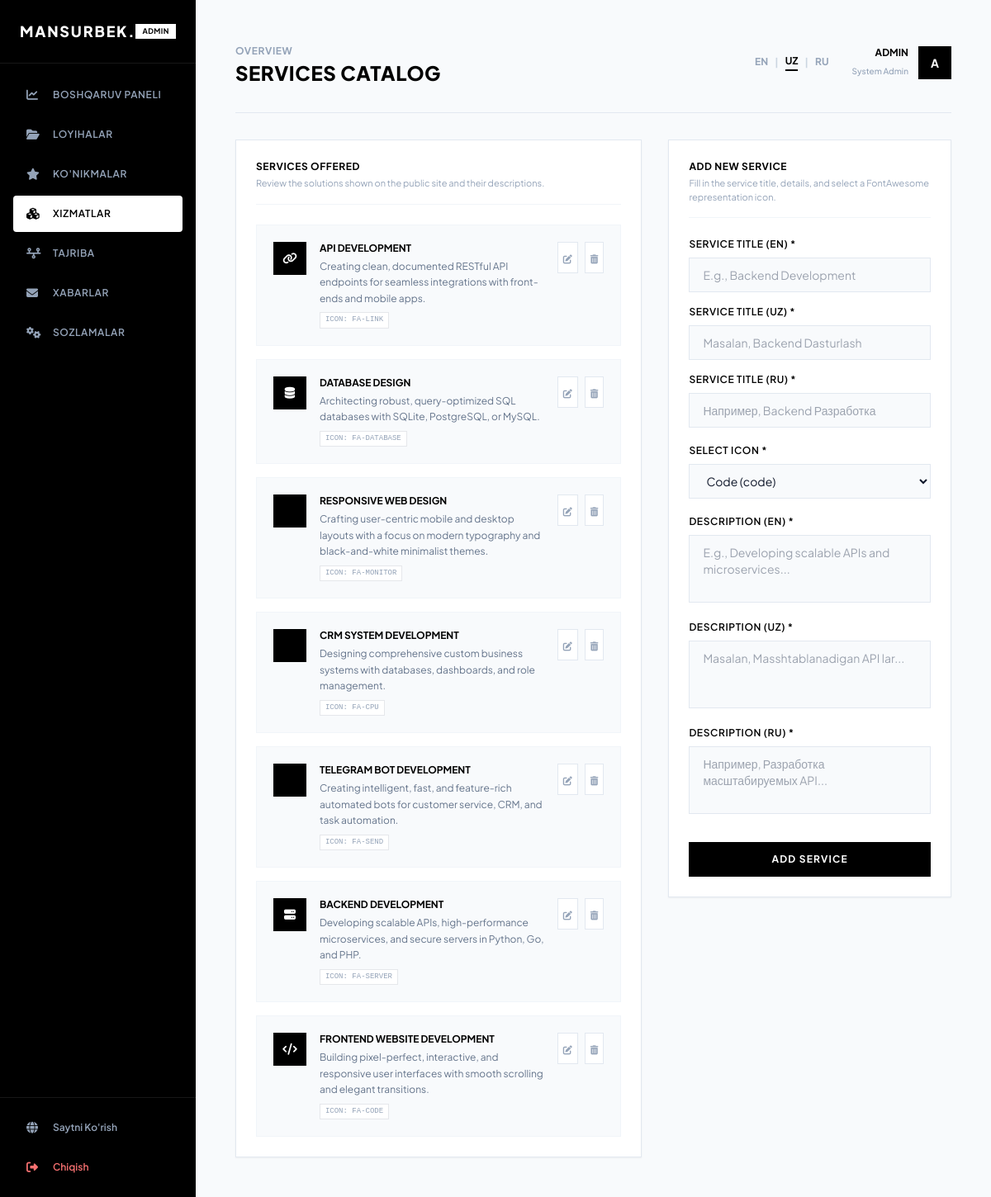
/admin/services (signed in), run on the app's committed database.
### tables this page shows
CREATE TABLE admins (
                id INTEGER PRIMARY KEY AUTOINCREMENT,
                username TEXT UNIQUE NOT NULL,
                password TEXT NOT NULL
            );

CREATE TABLE services (
                id INTEGER PRIMARY KEY AUTOINCREMENT,
                title TEXT NOT NULL,
                description TEXT NOT NULL,
                icon TEXT NOT NULL
            , title_uz TEXT, title_ru TEXT, description_uz TEXT, description_ru TEXT);

### app.py (the view)
@app.route('/admin/services', methods=['GET'])
@login_required
def admin_services():
    services = db_query('SELECT * FROM services ORDER BY id DESC')
    return render_template('admin/services.html', services=services, current_service=None)

### templates/admin/services.html (shortened to what this page needs)
{% extends 'admin/base_admin.html' %}
{% block header_title %}Services Catalog{% endblock %}
{% block admin_content %}
<div class="grid grid-cols-1 lg:grid-cols-12 gap-8 items-start">
    <div class="lg:col-span-7 bg-white border border-slate-200 p-6 shadow-sm">
        <div class="mb-6 border-b border-slate-100 pb-4">
            <h3 class="text-xs font-bold uppercase tracking-wider text-black">Services Offered</h3>
            <p class="text-[11px] text-slate-400 mt-1">Review the solutions shown on the public site and their descriptions.</p>
        </div>
        <div class="space-y-4">
            {% if services %}
                {% for svc in services %}
                <div class="p-5 border border-slate-100 hover:border-black transition-all flex items-start gap-4 justify-between bg-slate-50">
                    <div class="flex gap-4">
                        <div class="w-10 h-10 bg-black text-white flex items-center justify-center text-sm flex-shrink-0">
                            <i class="fa-solid fa-{{ svc.icon or 'code' }}"></i>
                        </div>
                        <div class="space-y-1">
                            <h4 class="text-xs font-bold text-black uppercase">{{ svc.title }}</h4>
                            <p class="text-slate-500 text-xs leading-relaxed max-w-md">{{ svc.description }}</p>
                            <span class="text-[9px] font-mono text-slate-400 bg-white border px-1.5 py-0.5 inline-block uppercase mt-1">icon: fa-{{ svc.icon }}</span>
                        </div>
                    </div>
                    <div class="flex gap-2">
                        <a href="{{ url_for('service_edit', id=svc.id) }}" class="p-1.5 border border-slate-200 hover:border-black text-slate-400 hover:text-black bg-white" title="Edit">
                            <i class="fa-solid fa-pen-to-square text-[11px]"></i>
                        </a>
                        <form action="{{ url_for('service_delete', id=svc.id) }}" method="POST" onsubmit="return confirm('Are you sure you want to delete this service?');" class="inline-block">
                            <button type="submit" class="p-1.5 border border-slate-200 hover:border-rose-600 text-slate-400 hover:text-rose-600 bg-white" title="Delete">
                                <i class="fa-solid fa-trash-can text-[11px]"></i>
                            </button>
                        </form>
                    </div>
                </div>
                {% endfor %}
            {% else %}
                <p class="text-xs text-slate-400 text-center py-8">No services defined. Use the form to add catalog services.</p>
            {% endif %}
        </div>
    </div>
    <div class="lg:col-span-5 bg-white border border-slate-200 p-6 shadow-sm">
        <div class="mb-6 border-b border-slate-100 pb-4">
            <h3 class="text-xs font-bold uppercase tracking-wider text-black">
                {% if current_service %}Edit Service: {{ current_service.title }}{% else %}Add New Service{% endif %}
            </h3>
            <p class="text-[11px] text-slate-400 mt-1">Fill in the service title, details, and select a FontAwesome representation icon.</p>
        </div>
        <form action="{% if current_service %}{{ url_for('service_edit', id=current_service.id) }}{% else %}{{ url_for('service_add') }}{% endif %}" method="POST" class="space-y-5">
            <div class="space-y-4">
                <div>
                    <label for="title" class="block text-xs font-semibold tracking-wider text-black uppercase mb-2">Service Title (EN) *</label>
                    <input type="text" id="title" name="title" required
                        value="{% if current_service %}{{ current_service.title }}{% endif %}"
                        class="w-full px-4 py-2.5 bg-slate-50 border border-slate-200 text-slate-900 text-sm focus:outline-none focus:border-black focus:bg-white transition-all duration-200"
                        placeholder="E.g., Backend Development">
                </div>
                <div>
                    <label for="title_uz" class="block text-xs font-semibold tracking-wider text-black uppercase mb-2">Service Title (UZ) *</label>
                    <input type="text" id="title_uz" name="title_uz" required
                        value="{% if current_service %}{{ current_service.title_uz }}{% endif %}"
                        class="w-full px-4 py-2.5 bg-slate-50 border border-slate-200 text-slate-900 text-sm focus:outline-none focus:border-black focus:bg-white transition-all duration-200"
                        placeholder="Masalan, Backend Dasturlash">
                </div>
                <div>
                    <label for="title_ru" class="block text-xs font-semibold tracking-wider text-black uppercase mb-2">Service Title (RU) *</label>
                    <input type="text" id="title_ru" name="title_ru" required
                        value="{% if current_service %}{{ current_service.title_ru }}{% endif %}"
                        class="w-full px-4 py-2.5 bg-slate-50 border border-slate-200 text-slate-900 text-sm focus:outline-none focus:border-black focus:bg-white transition-all duration-200"
                        placeholder="Например, Backend Разработка">
                </div>
            </div>
            <div>
                <label for="icon" class="block text-xs font-semibold tracking-wider text-black uppercase mb-2">Select Icon *</label>
                <select id="icon" name="icon" required
                    class="w-full px-4 py-2.5 bg-slate-50 border border-slate-200 text-slate-900 text-sm focus:outline-none focus:border-black focus:bg-white transition-all duration-200">
                    <option value="code" {% if current_service and current_service.icon == 'code' %}selected{% endif %}>Code (code)</option>
                </select>
            </div>
            <div class="space-y-4">
                <div>
                    <label for="description" class="block text-xs font-semibold tracking-wider text-black uppercase mb-2">Description (EN) *</label>
                    <textarea id="description" name="description" rows="3" required
                        class="w-full px-4 py-2.5 bg-slate-50 border border-slate-200 text-slate-900 text-sm focus:outline-none focus:border-black focus:bg-white transition-all duration-200 resize-none"
                        placeholder="E.g., Developing scalable APIs and microservices...">{% if current_service %}{{ current_service.description }}{% endif %}</textarea>
                </div>
                <div>
                    <label for="description_uz" class="block text-xs font-semibold tracking-wider text-black uppercase mb-2">Description (UZ) *</label>
                    <textarea id="description_uz" name="description_uz" rows="3" required
                        class="w-full px-4 py-2.5 bg-slate-50 border border-slate-200 text-slate-900 text-sm focus:outline-none focus:border-black focus:bg-white transition-all duration-200 resize-none"
                        placeholder="Masalan, Masshtablanadigan API lar...">{% if current_service %}{{ current_service.description_uz }}{% endif %}</textarea>
                </div>
                <div>
                    <label for="description_ru" class="block text-xs font-semibold tracking-wider text-black uppercase mb-2">Description (RU) *</label>
                    <textarea id="description_ru" name="description_ru" rows="3" required
                        class="w-full px-4 py-2.5 bg-slate-50 border border-slate-200 text-slate-900 text-sm focus:outline-none focus:border-black focus:bg-white transition-all duration-200 resize-none"
                        placeholder="Например, Разработка масштабируемых API...">{% if current_service %}{{ current_service.description_ru }}{% endif %}</textarea>
                </div>
            </div>
            <div class="pt-2 flex gap-3">
                <button type="submit"
                    class="flex-grow py-3 bg-black text-white text-xs font-bold uppercase tracking-widest border border-black hover:bg-white hover:text-black transition-all">
                    {% if current_service %}Save Changes{% else %}Add Service{% endif %}
                </button>
            </div>
        </form>
    </div>
</div>
{% endblock %}

### templates/admin/base_admin.html (shortened to what this page needs)
<!DOCTYPE html>
<html lang="en">
<head>
    <script src="https://cdn.tailwindcss.com"></script>
    <link rel="stylesheet" href="https://cdnjs.cloudflare.com/ajax/libs/font-awesome/6.4.0/css/all.min.css">
    <link rel="stylesheet" href="{{ url_for('static', filename='css/main.css') }}">
</head>
<body class="bg-slate-50 text-slate-900 flex flex-col md:flex-row min-h-screen">
    <aside class="w-full md:w-64 bg-black text-white flex flex-col justify-between md:sticky md:top-0 md:h-screen z-40">
        <div>
            <div class="p-6 border-b border-neutral-900 flex justify-between items-center">
                <a href="{{ url_for('admin_dashboard') }}" class="text-lg font-extrabold tracking-widest text-white">
                    MANSURBEK.
                </a>
                <span class="text-[9px] font-bold uppercase tracking-wider bg-white text-black px-2 py-0.5">Admin</span>
            </div>
            <nav class="p-4 space-y-1">
                <a href="{{ url_for('admin_dashboard') }}" class="flex items-center gap-3 px-4 py-3 text-xs uppercase tracking-wider font-semibold text-slate-400 hover:text-white hover:bg-neutral-950 rounded transition-all {% if request.path == url_for('admin_dashboard') %}admin-nav-link-active{% endif %}">
                    <i class="fa-solid fa-chart-line text-sm w-5"></i> {{ t('dashboard') }}
                </a>
                <a href="{{ url_for('admin_projects') }}" class="flex items-center gap-3 px-4 py-3 text-xs uppercase tracking-wider font-semibold text-slate-400 hover:text-white hover:bg-neutral-950 rounded transition-all {% if 'projects' in request.path %}admin-nav-link-active{% endif %}">
                    <i class="fa-solid fa-folder-open text-sm w-5"></i> {{ t('projects') }}
                </a>
                <a href="{{ url_for('admin_skills') }}" class="flex items-center gap-3 px-4 py-3 text-xs uppercase tracking-wider font-semibold text-slate-400 hover:text-white hover:bg-neutral-950 rounded transition-all {% if 'skills' in request.path %}admin-nav-link-active{% endif %}">
                    <i class="fa-solid fa-star text-sm w-5"></i> {{ t('skills') }}
                </a>
                <a href="{{ url_for('admin_services') }}" class="flex items-center gap-3 px-4 py-3 text-xs uppercase tracking-wider font-semibold text-slate-400 hover:text-white hover:bg-neutral-950 rounded transition-all {% if 'services' in request.path %}admin-nav-link-active{% endif %}">
                    <i class="fa-solid fa-cubes text-sm w-5"></i> {{ t('services') }}
                </a>
                <a href="{{ url_for('admin_experience') }}" class="flex items-center gap-3 px-4 py-3 text-xs uppercase tracking-wider font-semibold text-slate-400 hover:text-white hover:bg-neutral-950 rounded transition-all {% if 'experience' in request.path %}admin-nav-link-active{% endif %}">
                    <i class="fa-solid fa-timeline text-sm w-5"></i> {{ t('experience') }}
                </a>
                <a href="{{ url_for('admin_messages') }}" class="flex items-center gap-3 px-4 py-3 text-xs uppercase tracking-wider font-semibold text-slate-400 hover:text-white hover:bg-neutral-950 rounded transition-all {% if 'messages' in request.path %}admin-nav-link-active{% endif %}">
                    <i class="fa-solid fa-envelope text-sm w-5"></i> {{ t('messages') }}
                </a>
                <a href="{{ url_for('admin_settings') }}" class="flex items-center gap-3 px-4 py-3 text-xs uppercase tracking-wider font-semibold text-slate-400 hover:text-white hover:bg-neutral-950 rounded transition-all {% if 'settings' in request.path %}admin-nav-link-active{% endif %}">
                    <i class="fa-solid fa-gears text-sm w-5"></i> {{ t('settings') }}
                </a>
            </nav>
        </div>
        <div class="p-4 border-t border-neutral-900 space-y-2">
            <a href="/" target="_blank" class="flex items-center gap-3 px-4 py-2.5 text-xs font-semibold text-slate-400 hover:text-white transition-all">
                <i class="fa-solid fa-globe text-sm w-5"></i> {{ t('view_site') }}
            </a>
            <a href="{{ url_for('logout') }}" class="flex items-center gap-3 px-4 py-2.5 text-xs font-semibold text-red-400 hover:text-red-300 transition-all">
                <i class="fa-solid fa-right-from-bracket text-sm w-5"></i> {{ t('sign_out') }}
            </a>
        </div>
    </aside>
    <main class="flex-grow p-6 md:p-10 lg:p-12 overflow-x-hidden">
        <header class="flex justify-between items-center pb-8 border-b border-slate-200 mb-8">
            <div>
                <span class="text-slate-400 text-xs font-bold uppercase tracking-wider">Overview</span>
                <h1 class="text-2xl font-extrabold text-black uppercase tracking-wide">{% block header_title %}Dashboard{% endblock %}</h1>
            </div>
            <div class="flex items-center gap-3">
                <div class="flex items-center gap-2 mr-4 text-xs font-bold uppercase">
                    <a href="?lang=en" class="{% if current_lang == 'en' %}text-black border-b-2 border-black{% else %}text-slate-400 hover:text-black{% endif %} pb-0.5">EN</a>
                    <span class="text-slate-300">|</span>
                    <a href="?lang=uz" class="{% if current_lang == 'uz' %}text-black border-b-2 border-black{% else %}text-slate-400 hover:text-black{% endif %} pb-0.5">UZ</a>
                    <span class="text-slate-300">|</span>
                    <a href="?lang=ru" class="{% if current_lang == 'ru' %}text-black border-b-2 border-black{% else %}text-slate-400 hover:text-black{% endif %} pb-0.5">RU</a>
                </div>
                <div class="text-right">
                    <span class="block text-xs font-bold text-black uppercase">{{ current_user.username }}</span>
                    <span class="text-[10px] text-slate-400 font-medium">System Admin</span>
                </div>
                <div class="w-10 h-10 bg-black text-white flex items-center justify-center text-sm font-bold rounded-none">
                    A
                </div>
            </div>
        </header>
        {% block admin_content %}{% endblock %}
    </main>
</body>
</html>

### data on the page
admins: username "ADMIN"
services: title "API DEVELOPMENT", description "Creating clean, documented RESTful API endpoints for seamless integrations with front-ends and mobile apps.", icon "LINK"
services: title "DATABASE DESIGN", description "Architecting robust, query-optimized SQL databases with SQLite, PostgreSQL, or MySQL.", icon "DATABASE"
services: title "RESPONSIVE WEB DESIGN", description "Crafting user-centric mobile and desktop layouts with a focus on modern typography and black-and-white minimalist themes.", icon "MONITOR"
services: title "CRM SYSTEM DEVELOPMENT", description "Designing comprehensive custom business systems with databases, dashboards, and role management.", icon "CPU"
services: title "TELEGRAM BOT DEVELOPMENT", description "Creating intelligent, fast, and feature-rich automated bots for customer service, CRM, and task automation.", icon "SEND"
services: title "BACKEND DEVELOPMENT", description "Developing scalable APIs, high-performance microservices, and secure servers in Python, Go, and PHP.", icon "SERVER"
services: title "FRONTEND WEBSITE DEVELOPMENT", description "Building pixel-perfect, interactive, and responsive user interfaces with smooth scrolling and elegant transitions.", icon "CODE"

### other printed values
{{ t('dashboard') }} "BOSHQARUV PANELI"
{{ t('projects') }} "LOYIHALAR"
{{ t('skills') }} "KO'NIKMALAR"
{{ t('services') }} "XIZMATLAR"
{{ t('experience') }} "TAJRIBA"
{{ t('messages') }} "XABARLAR"
{{ t('settings') }} "SOZLAMALAR"
{{ t('view_site') }} "Saytni Ko'rish"
{{ t('sign_out') }} "Chiqish"
